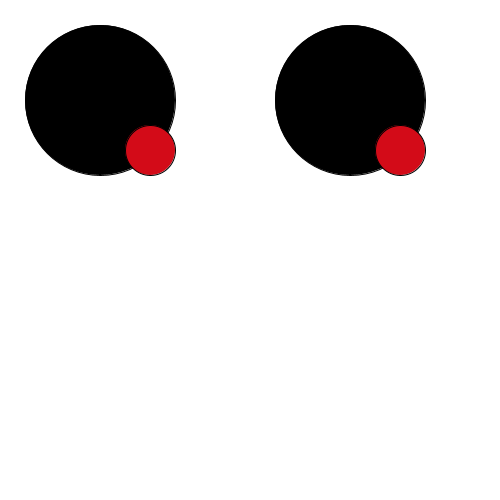
Frame 1 (no input)
Frame 60 (the mouse pressed at the canvas centre just before this capture): identical to frame 1, image omitted
Frame 120 (the mouse held since frame 60 and released just before this capture): identical to frame 1, image omitted

The Processing sketch that drew this single still picture (run headless with seeded random() and noise(); from frame 60 on, the mouse is pressed at the canvas centre):

// Processing sketch: GooglyEyes
// ── GooglyEyes.pde
void setup(){
size(500,500);
  mouseX = 150;
    mouseY = 150;
}void draw(){
  
background(300,300,300);
fill(0,0,0);
  ellipse(100,100,150,150);
 ellipse(350,100,150,150);
if(mouseX<=50){
 mouseX=50;
 }
 if(mouseY<=50){
 mouseY=50;
 }if(mouseX>=150){
 mouseX=150;
 }
 if(mouseY>=150){
 mouseY=150;
 }
fill(211,11,24);
ellipse(mouseX,mouseY,50,50);
 ellipse(mouseX+250,mouseY,50,50);
 
 
 
}
